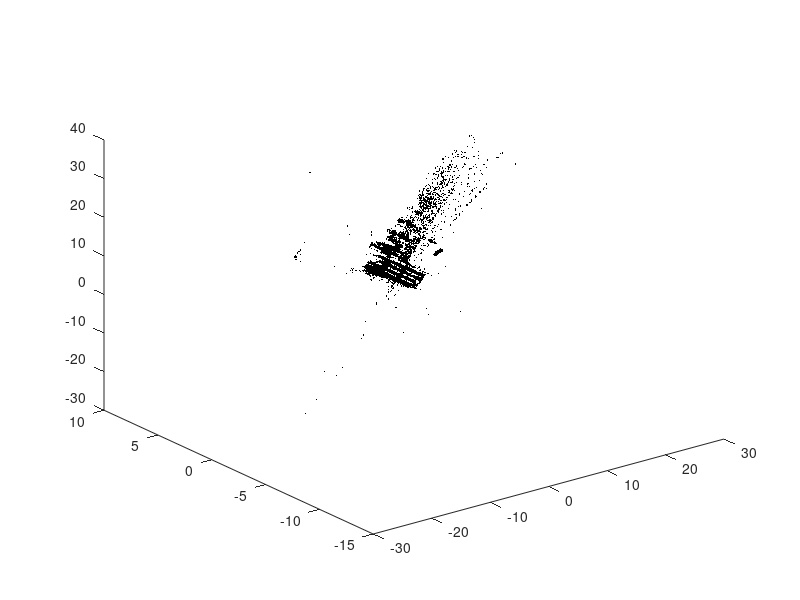
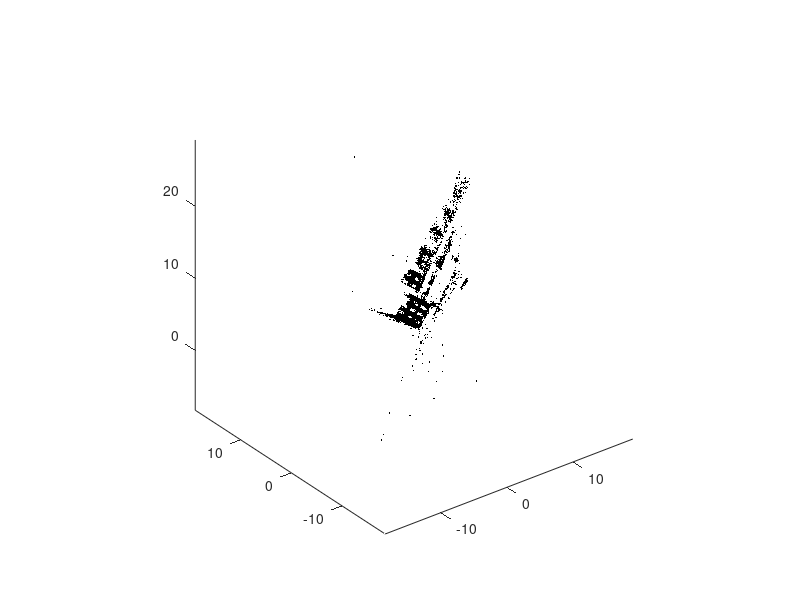
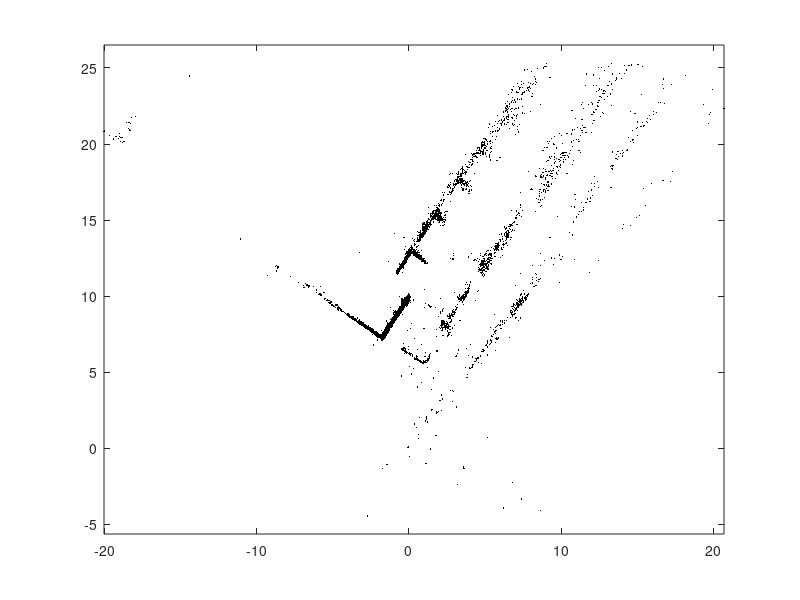
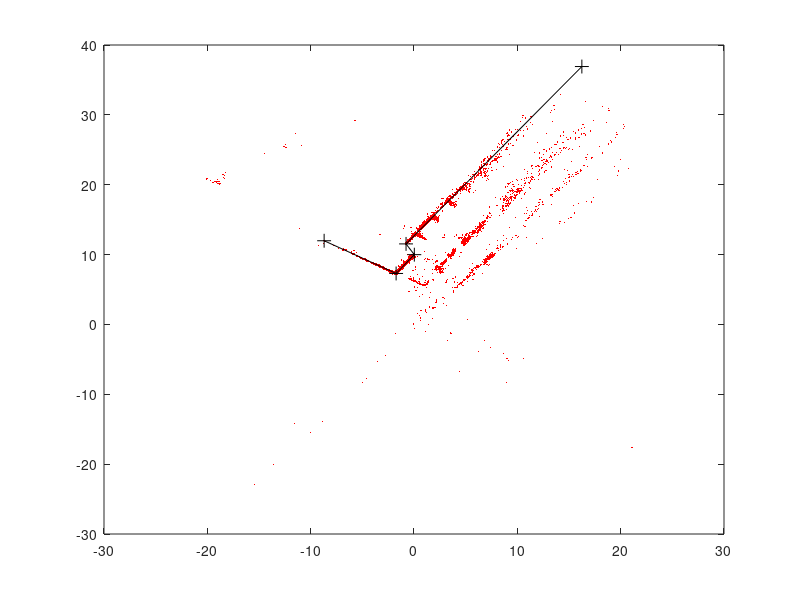

The MATLAB source for these figures, in order: (Note: this script raises an error after producing the figures.)
close all;

startPath = pwd();
path(path,startPath);
path(path,[startPath, '/exportFig']);


% %load ReconstructionModelingOutputvars
% datasetName = 'SpilRect'
% datasetDir = [startPath, '/dataset/Spil/',datasetName,'/'];
% load([datasetDir,'MAP_',datasetName,'.mat']);
load MAP

figure;
plot3(MAP(:,1),MAP(:,2),MAP(:,3),'k.','MarkerSize',1);
pause;


X = MAP(:,1);
Xv = abs(X-mean(X));
[Sorted, XvIdx]= sort(Xv);
XvIdxCrop = XvIdx(1:round(0.95*length(Xv)));
%1:round(length(Xv)/100)
Idx = XvIdxCrop; figure; plot3(MAP(Idx,1),MAP(Idx,2),MAP(Idx,3),'k.','MarkerSize',3); axis equal
pause;



%Z = MAP(XvIdxCrop,3);
Z = MAP(:,3);
Zv = abs(Z-mean(Z));
[Sorted, ZvIdx]= sort(Zv);
ZvIdxCrop = ZvIdx(1:round(0.99*length(Zv)));
Idx = ZvIdxCrop; figure; plot(MAP(Idx,1),MAP(Idx,3),'k.','MarkerSize',1); axis equal
pause;






% plot small dots and project on ground plane by leaving Y value 0
figure;
plot(MAP(:,1),MAP(:,3),'r.','MarkerSize',1);
hold on

%Z = Z+10

%[X,Z] = ginput(2); 
%save(['XZ',datasetName],'X','Z');

%% do ginput at matlab console and manually fill X and Z here:
X = [-8.6977, -1.7310, 0.0312, -0.7704, 4.9011];
Z = [11.9792, 7.2957, 9.9875, 11.5275, 19.991];
%
%% extend coord
X(5) =  X(4)+((X(5)-X(4))*3)
Z(5) =  Z(4)+((Z(5)-Z(4))*3)



% plots cornerpoint in pointcloud
plot(X,Z,'k+-','MarkerSize',10);

% %yGround = 1;
% %yAir = -3;	
%yAir = -4;	

%yGround = 1;
%yAir = -3.2;	

yGround = 0
yAir = -3 

bConnectLastToFirstWall = false;

WallsPc = generateWallsFromCornerPoints(X,Z, yGround,yAir, bConnectLastToFirstWall);
load('../mats/WallsPcMiddle2.mat')
%save('../mats/WallsPcMiddleParaFar.mat','WallsPc');


